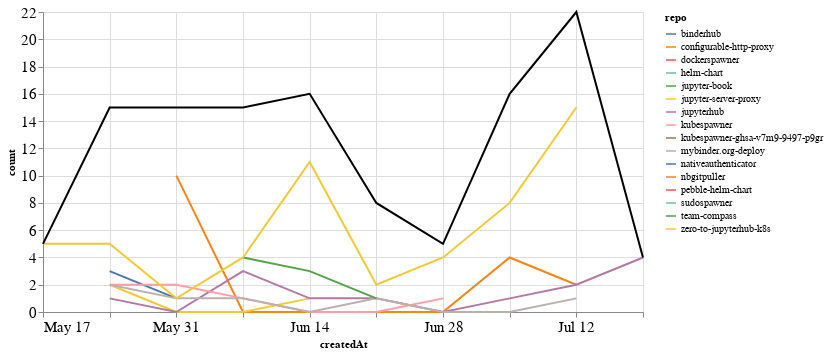

Notebook cell for this chart:
### Markdown cell above
## Comments

### Code cell
comments_time = comments.groupby('repo').resample('W', on='createdAt').count()['author'].reset_index()
comments_time = comments_time.rename(columns={'author': 'count'})
comments_time_total = comments_time.groupby('createdAt').agg({"count": "sum"}).reset_index()
ch1 = alt.Chart(comments_time, width=600).mark_line().encode(
    x='createdAt',
    y='count',
    color='repo',
    tooltip="repo"
)

ch2 = alt.Chart(comments_time_total, width=600).mark_line(color="black").encode(
    x='createdAt',
    y='count',
)

ch1 + ch2

### Figure 1 — Vega-Lite specification as saved in the notebook (floating-point values rounded to 4 significant figures)
{"config": {"axisLeft": {"labelFontSize": 15}, "axisBottom": {"labelFontSize": 15}}, "layer": [{"data": {"name": "data-9a3b852f553de8c248784586ea7ea7a4"}, "mark": "line", "encoding": {"color": {"type": "nominal", "field": "repo"}, "tooltip": {"type": "nominal", "field": "repo"}, "x": {"type": "temporal", "field": "createdAt"}, "y": {"type": "quantitative", "field": "count"}}, "width": 600}, {"data": {"name": "data-47cd42d8d2a490316c4bee02381efd83"}, "mark": {"type": "line", "color": "black"}, "encoding": {"x": {"type": "temporal", "field": "createdAt"}, "y": {"type": "quantitative", "field": "count"}}, "width": 600}], "$schema": "https://vega.github.io/schema/vega-lite/v4.8.1.json", "datasets": {"data-9a3b852f553de8c248784586ea7ea7a4": [{"repo": "binderhub", "createdAt": "2020-05-24T00:00:00", "count": 3}, {"repo": "binderhub", "createdAt": "2020-05-31T00:00:00", "count": 1}, {"repo": "configurable-http-proxy", "createdAt": "2020-05-31T00:00:00", "count": 10}, {"repo": "configurable-http-proxy", "createdAt": "2020-06-07T00:00:00", "count": 0}, {"repo": "configurable-http-proxy", "createdAt": "2020-06-14T00:00:00", "count": 0}, {"repo": "configurable-http-proxy", "createdAt": "2020-06-21T00:00:00", "count": 0}, {"repo": "configurable-http-proxy", "createdAt": "2020-06-28T00:00:00", "count": 0}, {"repo": "configurable-http-proxy", "createdAt": "2020-07-05T00:00:00", "count": 4}, {"repo": "configurable-http-proxy", "createdAt": "2020-07-12T00:00:00", "count": 2}, {"repo": "dockerspawner", "createdAt": "2020-07-05T00:00:00", "count": 1}, {"repo": "helm-chart", "createdAt": "2020-06-07T00:00:00", "count": 1}, {"repo": "jupyter-book", "createdAt": "2020-07-12T00:00:00", "count": 1}, {"repo": "jupyter-server-proxy", "createdAt": "2020-05-24T00:00:00", "count": 2}, {"repo": "jupyter-server-proxy", "createdAt": "2020-05-31T00:00:00", "count": 0}, {"repo": "jupyter-server-proxy", "createdAt": "2020-06-07T00:00:00", "count": 0}, {"repo": "jupyter-server-proxy", "createdAt": "2020-06-14T00:00:00", "count": 1}, {"repo": "jupyterhub", "createdAt": "2020-05-24T00:00:00", "count": 1}, {"repo": "jupyterhub", "createdAt": "2020-05-31T00:00:00", "count": 0}, {"repo": "jupyterhub", "createdAt": "2020-06-07T00:00:00", "count": 3}, {"repo": "jupyterhub", "createdAt": "2020-06-14T00:00:00", "count": 1}, {"repo": "jupyterhub", "createdAt": "2020-06-21T00:00:00", "count": 1}, {"repo": "jupyterhub", "createdAt": "2020-06-28T00:00:00", "count": 0}, {"repo": "jupyterhub", "createdAt": "2020-07-05T00:00:00", "count": 1}, {"repo": "jupyterhub", "createdAt": "2020-07-12T00:00:00", "count": 2}, {"repo": "jupyterhub", "createdAt": "2020-07-19T00:00:00", "count": 4}, {"repo": "kubespawner", "createdAt": "2020-05-24T00:00:00", "count": 2}, {"repo": "kubespawner", "createdAt": "2020-05-31T00:00:00", "count": 2}, {"repo": "kubespawner", "createdAt": "2020-06-07T00:00:00", "count": 1}, {"repo": "kubespawner", "createdAt": "2020-06-14T00:00:00", "count": 0}, {"repo": "kubespawner", "createdAt": "2020-06-21T00:00:00", "count": 0}, {"repo": "kubespawner", "createdAt": "2020-06-28T00:00:00", "count": 1}, {"repo": "kubespawner-ghsa-v7m9-9497-p9gr", "createdAt": "2020-07-05T00:00:00", "count": 1}, {"repo": "mybinder.org-deploy", "createdAt": "2020-05-24T00:00:00", "count": 2}, {"repo": "mybinder.org-deploy", "createdAt": "2020-05-31T00:00:00", "count": 1}, {"repo": "mybinder.org-deploy", "createdAt": "2020-06-07T00:00:00", "count": 1}, {"repo": "mybinder.org-deploy", "createdAt": "2020-06-14T00:00:00", "count": 0}, {"repo": "mybinder.org-deploy", "createdAt": "2020-06-21T00:00:00", "count": 1}, {"repo": "mybinder.org-deploy", "createdAt": "2020-06-28T00:00:00", "count": 0}, {"repo": "mybinder.org-deploy", "createdAt": "2020-07-05T00:00:00", "count": 0}, {"repo": "mybinder.org-deploy", "createdAt": "2020-07-12T00:00:00", "count": 1}, {"repo": "nativeauthenticator", "createdAt": "2020-07-12T00:00:00", "count": 1}, {"repo": "nbgitpuller", "createdAt": "2020-07-05T00:00:00", "count": 1}, {"repo": "pebble-helm-chart", "createdAt": "2020-06-07T00:00:00", "count": 1}, {"repo": "sudospawner", "createdAt": "2020-06-21T00:00:00", "count": 3}, {"repo": "team-compass", "createdAt": "2020-06-07T00:00:00", "count": 4}, {"repo": "team-compass", "createdAt": "2020-06-14T00:00:00", "count": 3}, {"repo": "team-compass", "createdAt": "2020-06-21T00:00:00", "count": 1}, {"repo": "zero-to-jupyterhub-k8s", "createdAt": "2020-05-17T00:00:00", "count": 5}, {"repo": "zero-to-jupyterhub-k8s", "createdAt": "2020-05-24T00:00:00", "count": 5}, {"repo": "zero-to-jupyterhub-k8s", "createdAt": "2020-05-31T00:00:00", "count": 1}, {"repo": "zero-to-jupyterhub-k8s", "createdAt": "2020-06-07T00:00:00", "count": 4}, {"repo": "zero-to-jupyterhub-k8s", "createdAt": "2020-06-14T00:00:00", "count": 11}, {"repo": "zero-to-jupyterhub-k8s", "createdAt": "2020-06-21T00:00:00", "count": 2}, {"repo": "zero-to-jupyterhub-k8s", "createdAt": "2020-06-28T00:00:00", "count": 4}, {"repo": "zero-to-jupyterhub-k8s", "createdAt": "2020-07-05T00:00:00", "count": 8}, {"repo": "zero-to-jupyterhub-k8s", "createdAt": "2020-07-12T00:00:00", "count": 15}], "data-47cd42d8d2a490316c4bee02381efd83": [{"createdAt": "2020-05-17T00:00:00", "count": 5}, {"createdAt": "2020-05-24T00:00:00", "count": 15}, {"createdAt": "2020-05-31T00:00:00", "count": 15}, {"createdAt": "2020-06-07T00:00:00", "count": 15}, {"createdAt": "2020-06-14T00:00:00", "count": 16}, {"createdAt": "2020-06-21T00:00:00", "count": 8}, {"createdAt": "2020-06-28T00:00:00", "count": 5}, {"createdAt": "2020-07-05T00:00:00", "count": 16}, {"createdAt": "2020-07-12T00:00:00", "count": 22}, {"createdAt": "2020-07-19T00:00:00", "count": 4}]}}
